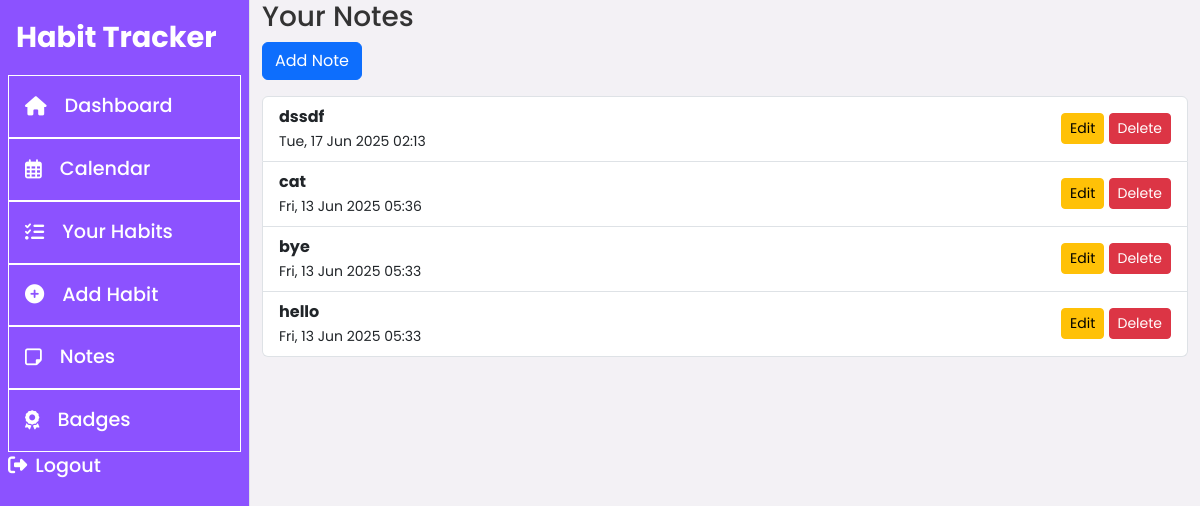
The app's page /habits/notes/ (signed in) with its own data.
### habits/models.py (models this page shows, shortened)
class Note(models.Model):
    user = models.ForeignKey(User, on_delete=models.CASCADE)
    title = models.CharField(max_length=100)
    content = models.TextField()
    is_pinned = models.BooleanField(default=False)
    updated_at = models.DateTimeField(auto_now=True)

### habits/views.py (the view)
# urls.py: path('notes/', views.note_list, name='note_list'),
@login_required
def note_list(request):
    notes = Note.objects.filter(user=request.user).order_by('-updated_at')
    return render(request, 'habits/note_list.html', {'notes': notes})

### habits/templates/habits/note_list.html (shortened to what this page needs)
{% extends 'habits/base.html' %}
{% block content %}
  <h3>Your Notes</h3>
  <a href="{% url 'habits:add_note' %}" class="btn btn-primary mb-3">Add Note</a>
  <ul class="list-group">
    {% for note in notes %}
      <li class="list-group-item d-flex justify-content-between align-items-center">
        <div>
          <strong>{{ note.title }}</strong><br>
          <small>{{ note.updated_at|date:"D, d M Y H:i" }}</small>
        </div>
        <div>
          <a href="{% url 'habits:edit_note' note.pk %}" class="btn btn-sm btn-warning">Edit</a>
          <a href="{% url 'habits:delete_note' note.pk %}" class="btn btn-sm btn-danger">Delete</a>
        </div>
      </li>
    {% empty %}
      <li class="list-group-item">No notes yet.</li>
    {% endfor %}
  </ul>
{% endblock %}

### habits/static/css/styles.css (style rules this page uses)
body { font-family: 'Poppins', sans-serif; background-color: #f3f1f5; color: #333; }

### records on screen
Note: title "dssdf", updated_at "Tue, 17 Jun 2025 02:13"
Note: title "cat", updated_at "Fri, 13 Jun 2025 05:36"
Note: title "bye", updated_at "Fri, 13 Jun 2025 05:33"
Note: title "hello", updated_at "Fri, 13 Jun 2025 05:33"
